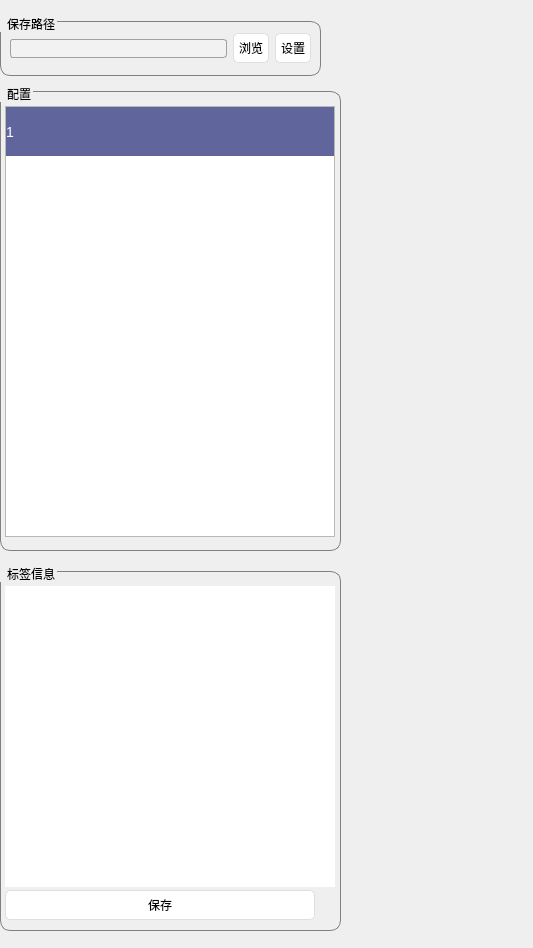
<?xml version="1.0" encoding="UTF-8"?>
<ui version="4.0">
 <class>SystemSetWidget</class>
 <widget class="QWidget" name="SystemSetWidget">
  <property name="geometry">
   <rect>
    <x>0</x>
    <y>0</y>
    <width>533</width>
    <height>948</height>
   </rect>
  </property>
  <property name="font">
   <font>
    <family>Adobe Devanagari</family>
    <pointsize>9</pointsize>
   </font>
  </property>
  <property name="windowTitle">
   <string>SystemSetWidget</string>
  </property>
  <property name="styleSheet">
   <string notr="true">/*groupBox*/
QGroupBox{
/*background:#444444;*/
border:1px solid gray;
border-radius:10px;
margin-top:11px;
}

QGroupBox::title {
      subcontrol-origin: margin;
      subcontrol-position: top left;
      padding-top: 5;
      padding-left: 5;
}
/*lineedit*/
QLineEdit {
        border: 1px solid #A0A0A0; /* 边框宽度为1px，颜色为#A0A0A0 */
        border-radius: 3px; /* 边框圆角 */
        padding-left: 5px; /* 文本距离左边界有5px */
        background-color: #F2F2F2; /* 背景颜色 */
        color: #A0A0A0; /* 文本颜色 */
        selection-background-color: #A0A0A0; /* 选中文本的背景颜色 */
        selection-color: #F2F2F2; /* 选中文本的颜色 */
        font-family: &quot;Microsoft YaHei&quot;; /* 文本字体族 */
        font-size: 10pt; /* 文本字体大小 */
}
/*pushbutton*/
QPushButton {
    background-color: #ffffff;
    border: 1px solid #dcdfe6;
    padding: 5px;
    border-radius: 5px;
}

QPushButton:hover {
    background-color: #ecf5ff;
    color: #409eff;
}

QPushButton:pressed, QPushButton:checked {
    border: 1px solid #3a8ee6;
    color: #409eff;
}

#bt_add{
    background-color: #ffffff;
    border: 1px solid #dcdfe6;
    padding: 5px;
    border-radius: 5px;
}

QComboBox{
        border:1px solid gray;
        border-radius:3px;
        padding: 5px;
        min-width:4em;
}
QComboBox::drop-down{
subcontrol-origin:padding;
subcontrol-position:top right;
width:20px;
border-left-width:1px;
border-left-color:darkgray;
border-left-style:solid;
border-top-right-radius:3px;
border-bottom-right-radius:3px;
}
QComboBox QAbstractItemView{
border: 2px solid #4E6D8C;
}
QComboBox::down-arrow{
image: url(:/image/down.png);
}

/*表格美化*/
QHeaderView
{
    background:transparent;
}

QHeaderView::section
{
    font-size:14px;
    font-family:&quot;Microsoft YaHei&quot;;
    color:#FFFFFF;
    background:#60669B;
    border:none;
    text-align:left;
    min-height:49px;
    max-height:49px;
    margin-left:0px;
    padding-left:0px;
}

QTableWidget
{
    background:#FFFFFF;
    border:none;

    font-size:20px;
    font-family:&quot;Microsoft YaHei&quot;;
    color:#666666;
}
QTableWidget::item
{
    border-bottom:1px solid #EEF1F7 ;
}

QTableWidget::item::selected
{
    color:red;
    background:#EFF4FF;
}


QScrollBar::handle:vertical
{
    background: rgba(255,255,255,20%);
    border: 0px solid grey;
    border-radius:3px;
    width: 8px;
}

QScrollBar::add-page:vertical, QScrollBar::sub-page:vertical
{
    background:rgba(255,255,255,10%);
}


QScollBar::add-line:vertical, QScrollBar::sub-line:vertical
{
    background:transparent;
}

/*QCheckBox*/
QCheckBox{
	border: none;/*最外层边框*/
}
QCheckBox::indicator{/*选择框尺寸*/
    background-color: rgba(255, 255, 255);
    border: 0px solid black;
	width: 30px;
	height: 30px;
}
QCheckBox:enabled:checked{
	color: rgb(255, 255, 255);
}
QCheckBox:enabled:!checked{
	color: rgb(0, 0, 0);
}
QCheckBox:enabled:hover{
 	color: rgb(0, 200, 0);
}
QCheckBox:!enabled{
	color: rgb(80, 80, 80);
}
 
QCheckBox::indicator:unchecked {
        image: url(:/image/Switch-close.png);
}
QCheckBox::indicator:unchecked:hover {
       image: url(:/image/Switch-close.png);
}
QCheckBox::indicator:unchecked:pressed {
        image: url(:/image/Switch-close.png);
}
QCheckBox::indicator:checked {
        image: url(:/image/Switch-open.png);
}
QCheckBox::indicator:checked:hover {
        image: url(:/image/Switch-open.png);
}
QCheckBox::indicator:checked:pressed {
        image: url(:/image/Switch-open.png);
}

/*treeWidget*/
QTreeView::branch:has-siblings:!adjoins-item {
	border-image: url(:/image/vline.png) 0;
}
 
QTreeView::branch:has-siblings:adjoins-item {
	border-image: url(:/image/branch-more.png) 0;
}
 
QTreeView::branch:!has-children:!has-siblings:adjoins-item {
	border-image: url(:/image/branch-end.png) 0;
}
 
QTreeView::branch:has-children:!has-siblings:closed,
QTreeView::branch:closed:has-children:has-siblings {
    border-image: none;
    image: url(:/image/branch-closed.png);
}
 
QTreeView::branch:open:has-children:!has-siblings,
QTreeView::branch:open:has-children:has-siblings  {
    border-image: none;
    image: url(:/image/branch-open.png);
}</string>
  </property>
  <widget class="QGroupBox" name="groupBox">
   <property name="geometry">
    <rect>
     <x>0</x>
     <y>560</y>
     <width>341</width>
     <height>371</height>
    </rect>
   </property>
   <property name="minimumSize">
    <size>
     <width>321</width>
     <height>0</height>
    </size>
   </property>
   <property name="title">
    <string>标签信息</string>
   </property>
   <widget class="QTableWidget" name="tableWidget_SenceInfo">
    <property name="geometry">
     <rect>
      <x>5</x>
      <y>26</y>
      <width>330</width>
      <height>301</height>
     </rect>
    </property>
    <property name="minimumSize">
     <size>
      <width>310</width>
      <height>300</height>
     </size>
    </property>
    <property name="maximumSize">
     <size>
      <width>330</width>
      <height>600</height>
     </size>
    </property>
   </widget>
   <widget class="QPushButton" name="btnSaveCollect">
    <property name="geometry">
     <rect>
      <x>5</x>
      <y>330</y>
      <width>310</width>
      <height>30</height>
     </rect>
    </property>
    <property name="minimumSize">
     <size>
      <width>310</width>
      <height>30</height>
     </size>
    </property>
    <property name="text">
     <string>保存</string>
    </property>
   </widget>
  </widget>
  <widget class="QGroupBox" name="groupBox_2">
   <property name="geometry">
    <rect>
     <x>0</x>
     <y>10</y>
     <width>321</width>
     <height>66</height>
    </rect>
   </property>
   <property name="minimumSize">
    <size>
     <width>321</width>
     <height>0</height>
    </size>
   </property>
   <property name="title">
    <string>保存路径</string>
   </property>
   <layout class="QHBoxLayout" name="horizontalLayout">
    <item>
     <widget class="QLineEdit" name="lineEdit_savePath"/>
    </item>
    <item>
     <widget class="QPushButton" name="btn_browse">
      <property name="minimumSize">
       <size>
        <width>21</width>
        <height>0</height>
       </size>
      </property>
      <property name="text">
       <string>浏览</string>
      </property>
     </widget>
    </item>
    <item>
     <widget class="QPushButton" name="btn_savePath">
      <property name="minimumSize">
       <size>
        <width>21</width>
        <height>0</height>
       </size>
      </property>
      <property name="text">
       <string>设置</string>
      </property>
     </widget>
    </item>
   </layout>
  </widget>
  <widget class="QGroupBox" name="groupBox_3">
   <property name="geometry">
    <rect>
     <x>0</x>
     <y>80</y>
     <width>341</width>
     <height>471</height>
    </rect>
   </property>
   <property name="title">
    <string>配置</string>
   </property>
   <widget class="QTreeWidget" name="treeWidget_deviceCtrl">
    <property name="geometry">
     <rect>
      <x>5</x>
      <y>26</y>
      <width>330</width>
      <height>431</height>
     </rect>
    </property>
    <property name="minimumSize">
     <size>
      <width>310</width>
      <height>300</height>
     </size>
    </property>
    <property name="maximumSize">
     <size>
      <width>350</width>
      <height>600</height>
     </size>
    </property>
    <column>
     <property name="text">
      <string notr="true">1</string>
     </property>
    </column>
   </widget>
  </widget>
 </widget>
 <resources/>
 <connections/>
</ui>
